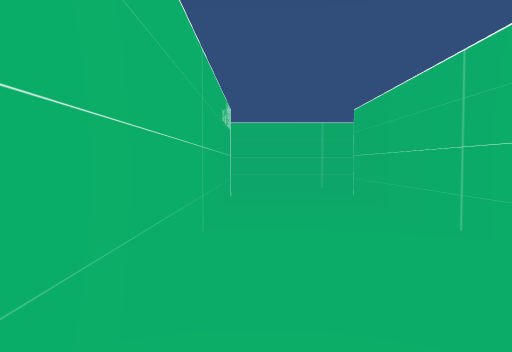
[1] (above)

19 first-person views from a walk through a scene from a Unity 3-D project. The camera is 1.2 m above the floor, tilts 2° down and sees 70° across. The floor is counted in squares, 2 m on a side. Each view is taken from the middle of a square. On the plan, view 1 faces up. The plan holds only what a view shows up to about 10 squares ahead; the rest is blank. The place goes on beyond the plan. The player character is not drawn.

[2]
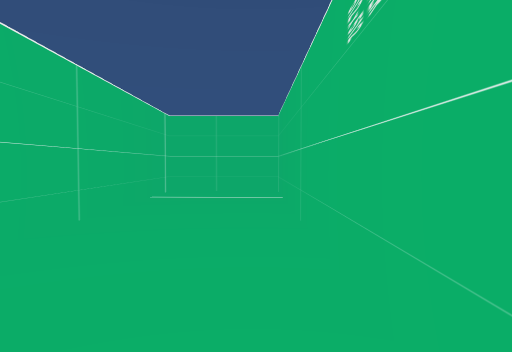

[3]
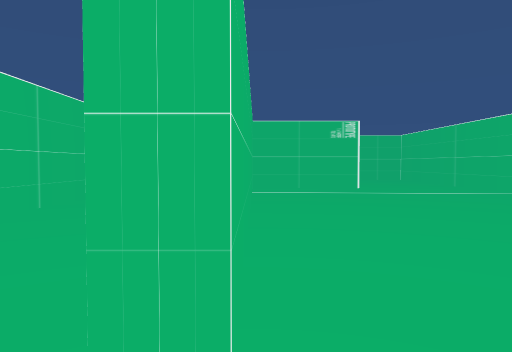

[4]
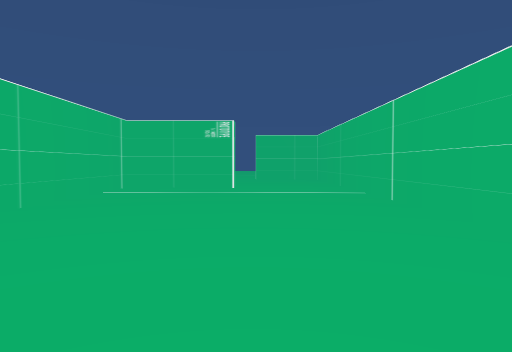

[5]
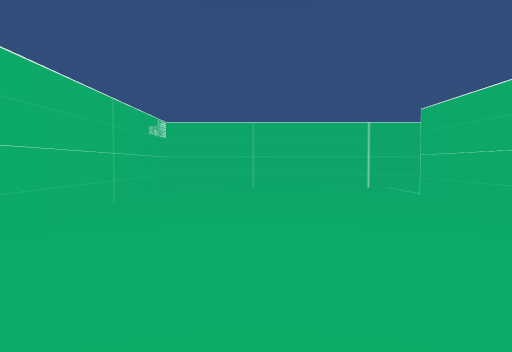

[6]
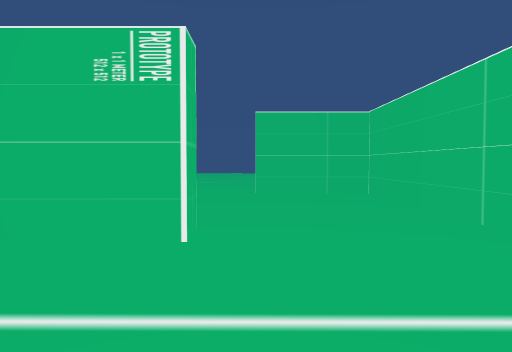

[7]
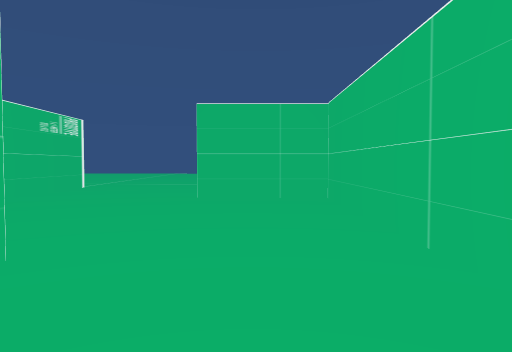

[8]
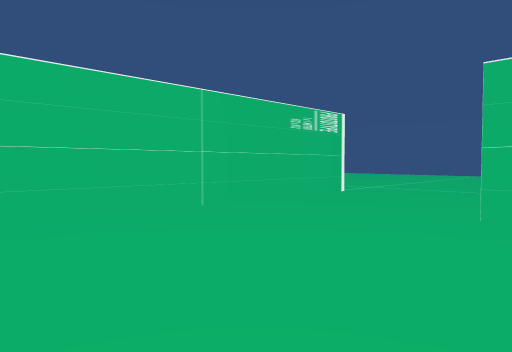

[9]
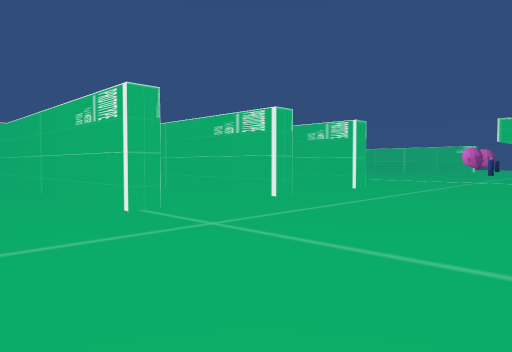

[10]
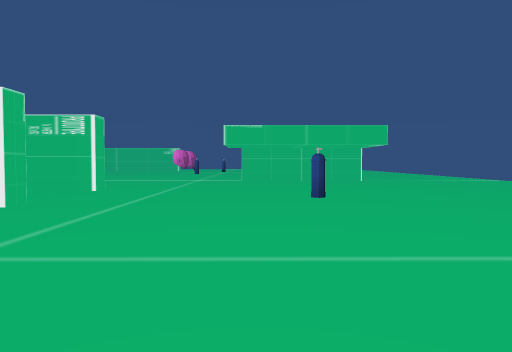

[11]
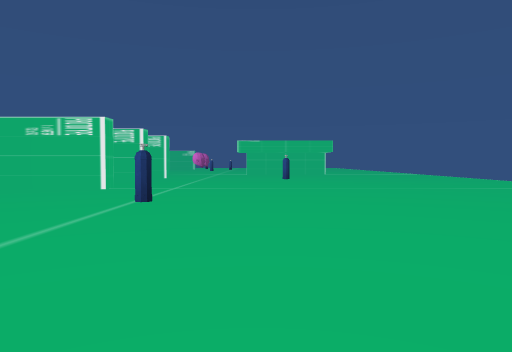

[12]
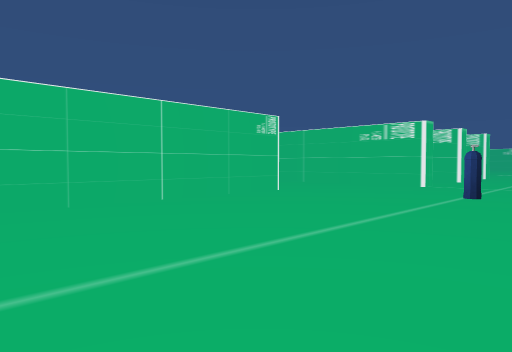

[13]
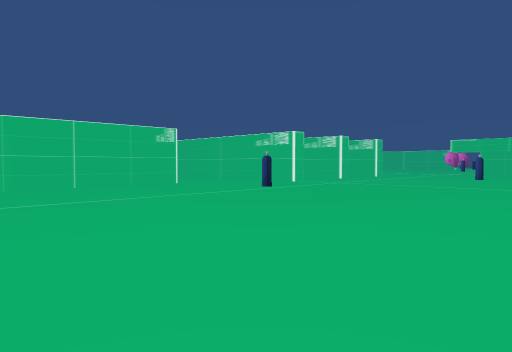

[14]
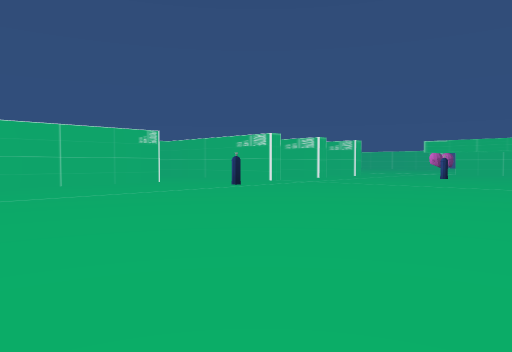

[15]
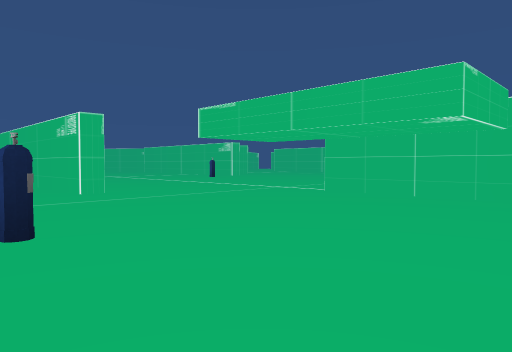

[16]
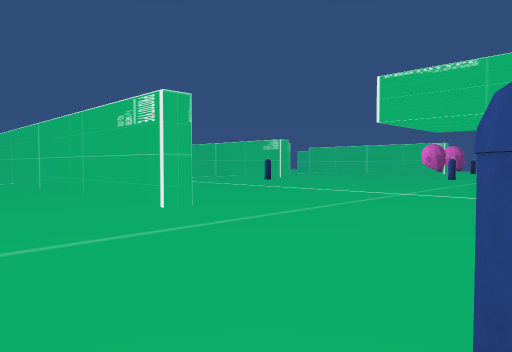

[17]
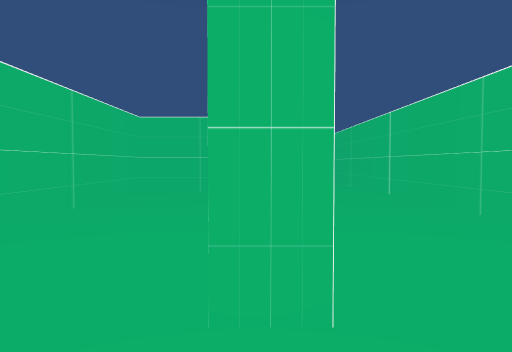

[18]
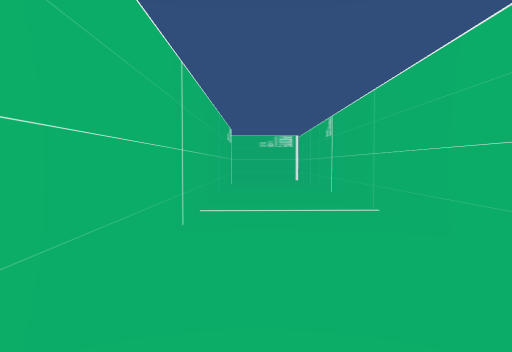

[19]
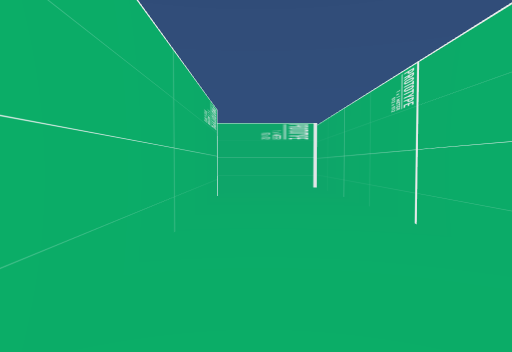

### Floor plan
Ten units are one square. View 1 is at (0, 0); x grows to the right and y downward. Boxes are objects, and circles mark ways between rooms. Rooms are numbered by the first view taken in them; rooms with no view inside come last. Other rooms are left out.
<svg viewBox="-96 -100 186 244">
<path fill="none" stroke="#000" d="M-9 -69 -5 -69 -5 7 18 7 18 -69M15 -90 -15 -90M-35 7 -9 7 -9 -69M-15 -90 -62 -90 -62 6M-35 12 -35 7M-62 6 -62 53 -39 53M-9 55 -9 11M-4 77 -9 77 -9 55M24 77 18 77 18 38M-39 57 -91 57M51 77 46 77 46 -95M10 12 -5 12 -5 55M85 139 85 105M23 -69 23 30M45 -90 15 -90"/>
<rect x="-45" y="95" width="10" height="10" fill="#bbb"><title>other object</title></rect>
<rect x="25" y="115" width="10" height="10" fill="#bbb"><title>other object</title></rect>
<circle cx="-10" cy="-75" r="3" fill="#2a7"/>
<circle cx="20" cy="-75" r="3" fill="#2a7"/>
<circle cx="-45" cy="10" r="3" fill="#2a7"/>
<circle cx="-25" cy="60" r="3" fill="#2a7"/>
<text x="0" y="-40">1</text>
<text x="-40" y="-40">2</text>
<text x="-40" y="30">3</text>
<text x="-10" y="100">4</text>
</svg>
Room 1 opens to room 2. Room 1 opens to room 4. Room 2 opens to room 3. Room 3 opens to room 4.

Where each view was taken, in squares from view 1:
view 1: 0 up, 0 right, facing up
view 2: 7 up, 0 right, facing down
view 3: 8 up, 1 left, facing down
view 4: 8 up, 4 left, facing down
view 5: 0 up, 4 left, facing up
view 6: 2 up, 4 left, facing down
view 7: 1 up, 5 left, facing down
view 8: 1 down, 5 left, facing down-right
view 9: 12 down, 3 left, facing up-right
view 10: 11 down, 3 left, facing right
view 11: 11 down, 9 left, facing right
view 12: 11 down, 10 left, facing up-right
view 13: 15 down, 10 left, facing up-right
view 14: 16 down, 10 left, facing up-right
view 15: 15 down, 2 right, facing up-right
view 16: 12 down, 2 right, facing up-right
view 17: 9 down, 2 right, facing up
view 18: 4 down, 3 right, facing up
view 19: 0 up, 3 right, facing up
